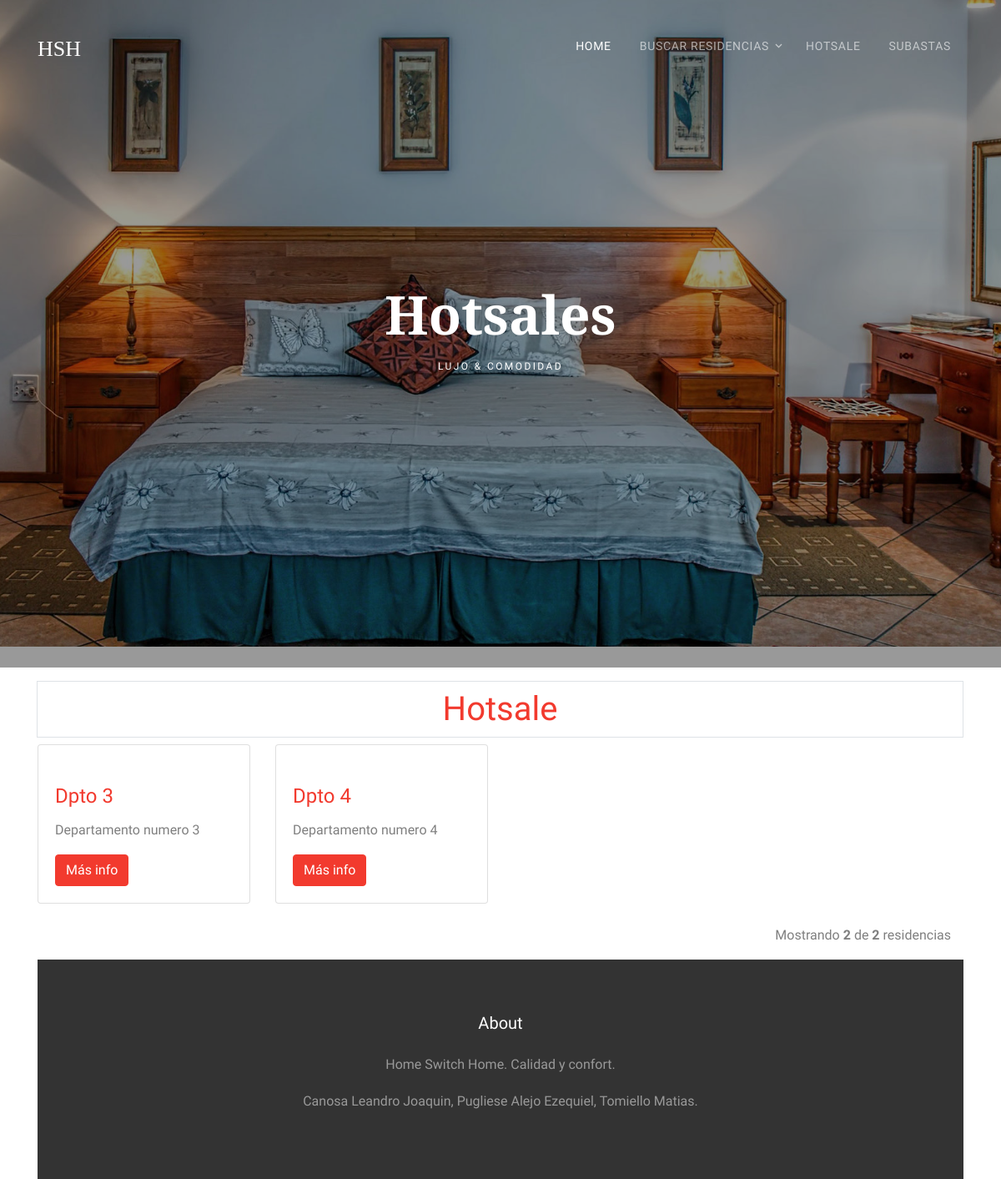
The app's page /hotsales.php, older data.
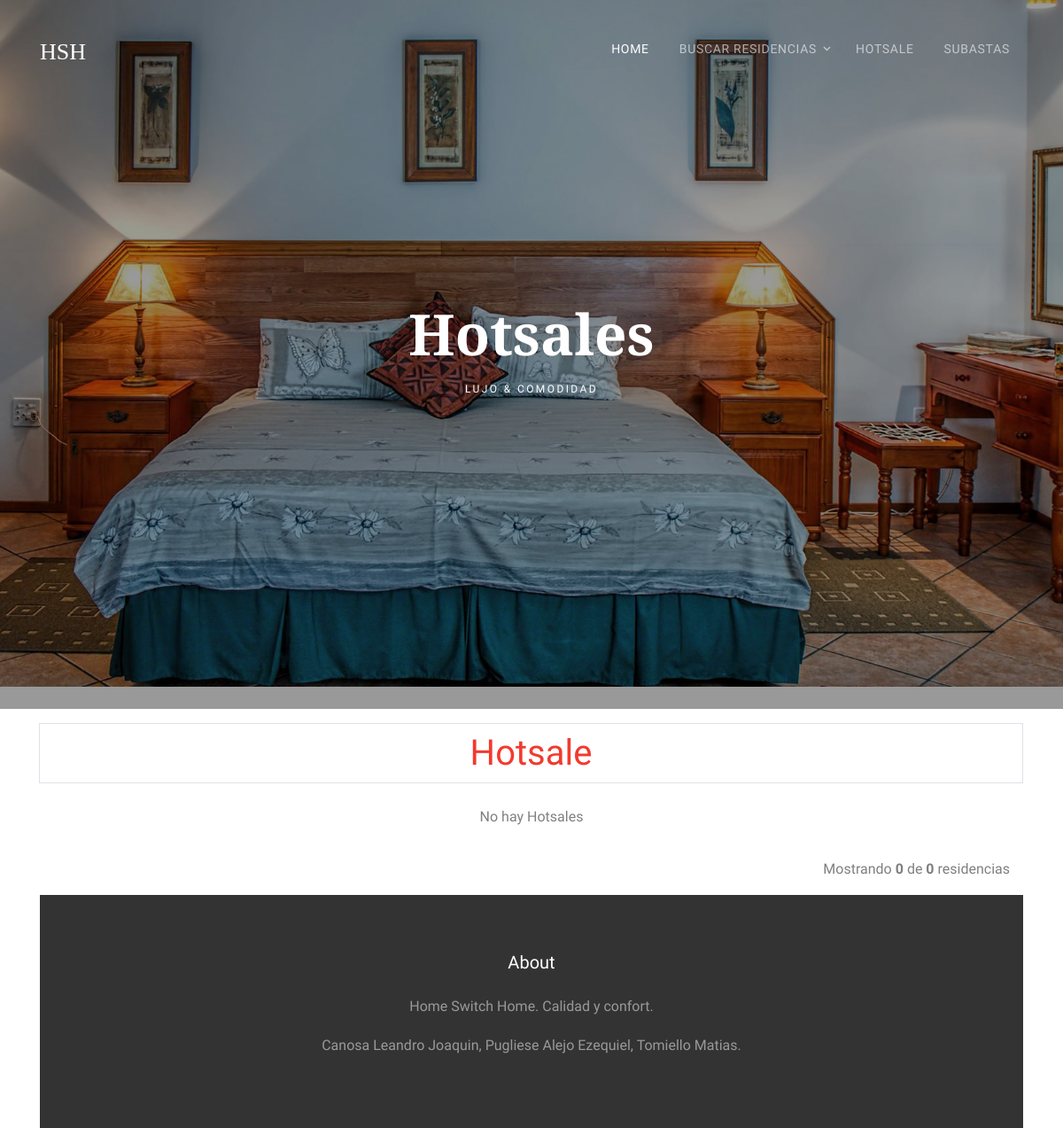
The same page, newer data.
### tables this page shows
CREATE TABLE `residencia` (
  `id` int(11) NOT NULL,
  `nombre` varchar(45) NOT NULL,
  `foto` longblob NOT NULL,
  `capacidad` int(11) NOT NULL,
  `ubicacion` varchar(45) NOT NULL,
  `direccion` varchar(45) NOT NULL,
  `en_subasta` enum('si','no') NOT NULL,
  `en_hotsale` enum('si','no') NOT NULL,
  `descrip` text
);

### hotsales.php (the view, shortened to what this page needs)
<!DOCTYPE html>
<html lang="en">
	<?php Include("DB.php"); $conexion = conectar(); ?>
  <head>
    <?php
      require('links.php');
    ?>
  </head>
  <body>
  <div class="site-wrap">
    <div class="site-navbar-wrap js-site-navbar bg-white">
      <div class="container">
        <div class="site-navbar bg-light">
          <div class="py-1">
            <div class="row align-items-center">
              <div class="col-2">
                <h2 class="mb-0 site-logo"><a href="index.php">HSH</a></h2>
              </div>
              <div class="col-10">
                <nav class="site-navigation text-right" role="navigation">
                  <div class="container">
                    <ul class="site-menu js-clone-nav d-none d-lg-block">
                      <li class="active">
                        <a href="index.php">Home</a>
                      </li>
                      <li class="has-children">
                        <a> Buscar Residencias</a>
                      </li>
                      <li><a href="hotsales.php">Hotsale</a></li>
                      <li><a href="subastas.php">Subastas</a></li>
                    </ul>
                  </div>
                </nav>
              </div>
            </div>
          </div>
        </div>
      </div>
    </div>
      <div class="site-blocks-cover overlay" style="background-image: url(images/hero_3.jpg);" data-aos="fade" data-stellar-background-ratio="0.5">
        <div class="container">
          <div class="row align-items-center justify-content-center">
            <div class="col-md-7 text-center" data-aos="fade">
              <h1 class="mb-2">Hotsales</h1>
              <h2 class="caption">Lujo &amp; Comodidad</h2>
            </div>
          </div>
        </div>
      </div>
	<?php
		$por_pagina = 4;
		if(isset($_GET['pagina'])){
			$pagina = $_GET['pagina'];
		}else{
			$pagina = 1;
		}
		$empieza = ($pagina - 1) * $por_pagina;
	 	$query = "SELECT * FROM residencia WHERE en_hotsale = 'si' ORDER BY nombre LIMIT $empieza, $por_pagina";
	 	$resultado = mysqli_query($conexion, $query);
		$total_registros = mysqli_num_rows($resultado);
  ?>
	<div class="container">
	  <h1 class='page-item'><a href='buscarHotsale.php' class='page-link' align ='center'> Hotsale</a></h1>
	  <div class="row">
	  <?php
    if($total_registros<>0){
    while($registro = mysqli_fetch_assoc($resultado)){
			$id = $registro['id'];
      ?>
	    <div class="col-lg-3 col-md-4 col-sm-6 mb-4">
	      <div class="card h-100">
		    <a href="residenciaHotsale.php?id= <?php echo $id; ?>">
		    </a>
	        <div class="card-body">
		  	  <h4 class="card-title">
	            <a href="residenciaHotsale.php?id= <?php echo $id; ?>">
	              <?php echo $registro['nombre']; ?>
	            </a>
	          </h4>
	          <p class="card-text">
			    <?php echo $registro['descrip']; ?>
			  </p>
	          <a class="btn btn-primary" href="residenciaHotsale.php?id= <?php echo $id; ?>">Más info</a>
	        </div>
	      </div>
	    </div>
    <?php } }
    else {
        ?> <div class="col-12 row-align-items-center text-center">
      </div>
        <div class="col-12 row-align-items-center text-center">
          <p> No hay Hotsales </p>
        </div> <div class="col-12 row-align-items-center text-center">
        </div>
    <?php } ?>
	</div>
	<div class="clearfix">
	<?php
		if(isset($total_registros)) {
			if($total_registros>4){
				$j = 4;
				$total_paginas = ceil($total_registros / $por_pagina);
			}
			else
				$j = $total_registros;
	?>
    <div class="hint-text col-12 row-align-items-center text-right">Mostrando <b><?php echo $j ?></b> de <b><?php echo $total_registros;?></b> residencias</div>
	<?php
	} ?>
	</div>
    <footer class="site-footer">
			<div class="container">
				<div class="row text-center">
					<div class="col-md-12">
						<h3 class="footer-heading mb-4 text-white">About</h3>
						<p>Home Switch Home. Calidad y confort.</p>
					</div>
				</div>
				<div class="row text-center">
					<div class="col-md-12">
						<p>
							Canosa Leandro Joaquin, Pugliese Alejo Ezequiel, Tomiello Matias.
						</p>
					</div>
				</div>
			</div>
		</footer>
  </div>
  </body>
</html>

Row changes from the older to the newer data that the page shows:
removed residencia: nombre "Dpto 3", descrip "Departamento numero 3"
removed residencia: nombre "Dpto 4", descrip "Departamento numero 4"
Text that changed along with them:
$j: "2" → "0"
$total_registros: "2" → "0"
text now shown: "No hay Hotsales"
